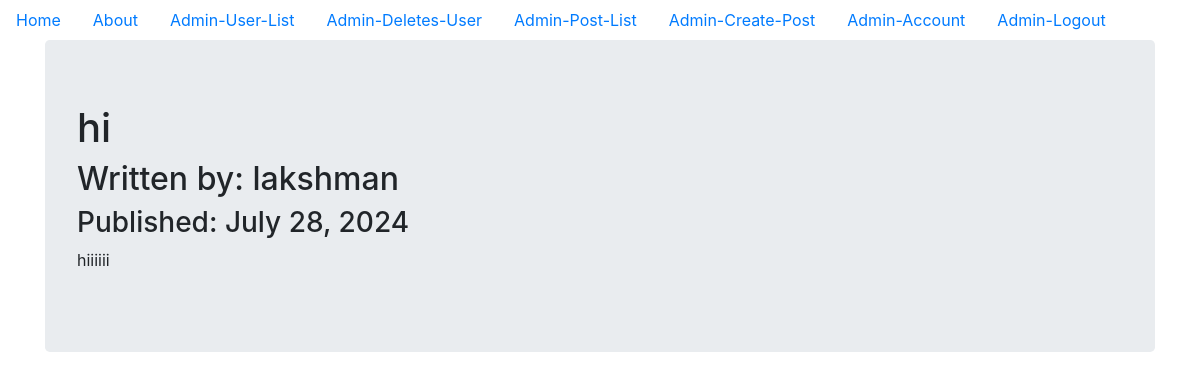
The app's page /user_read_post/1 (signed in), older data.
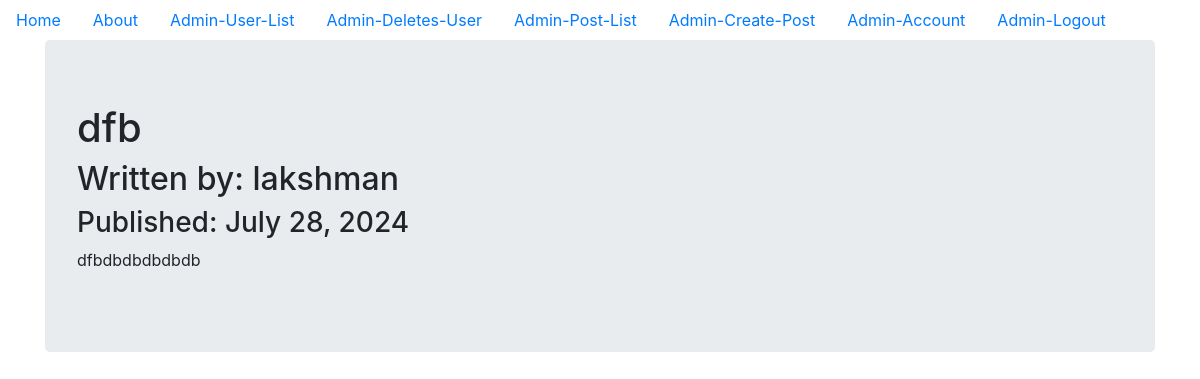
The same page, newer data.
### models.py (models this page shows, shortened)
class UserBlogPost(db.Model):
    __tablename__ = 'userblogpost_table'
    id = db.Column(db.Integer, primary_key=True)
    date = db.Column(db.DateTime, nullable=False, default=datetime.utcnow)
    title = db.Column(db.String(140), nullable=False)
    text = db.Column(db.Text, nullable=False)
    user_id = db.Column(db.Integer, db.ForeignKey('user_table.id'), nullable=False)

### user_site/user_blog_post/views.py (the view)
@user_blog_post_bp.route('/user_read_post/<int:blog_post_id>')
@login_required
def user_read_post(blog_post_id):
    blog_post = UserBlogPost.query.get_or_404(blog_post_id)
    return render_template('user_read_post.html',title=blog_post.title,
                            date=blog_post.date,post=blog_post)

### models.py (called while the page is built)
@login_manager.user_loader
def load_user(user_id):
    user = User.query.get(user_id)
    if user:
        return user
    admin = Admin.query.get(user_id)
    if admin:
        return admin
    return None

### user_site/templates/user_read_post.html (shortened to what this page needs)
{% extends "base.html" %}
{% block content %}
<div class="jumbotron">
  <h1>{{ post.title }}</h1>
  <h2>Written by: {{post.user_author.username}}</h2>
  <h3>Published: {{ post.date.strftime('%B %d, %Y') }}</h3>
  <p>{{post.text}}</p>
</div>
{% endblock content %}

Row changes from the older to the newer data that the page shows:
changed UserBlogPost: title "hi" → "dfb"; text "hiiiiii" → "dfbdbdbdbdbdb"
